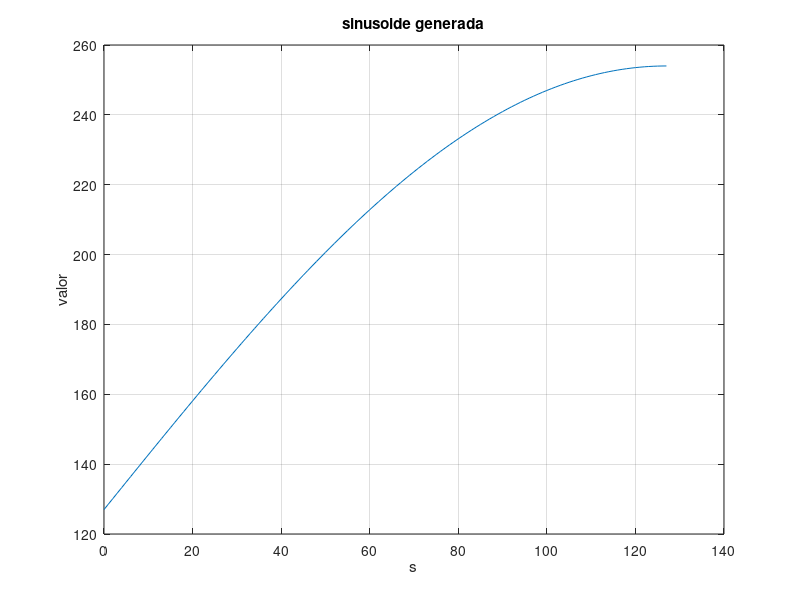

The MATLAB source for this figure: (Note: this script raises an error after producing the figure.)
disp(2^8-1)

%%

t = 0:1:127;
sinusoide = 254/2 + 254/2 * sin(2 * pi * 1/(127*4) * t);

plot(t, sinusoide);
xlabel('s');
ylabel('valor');
title('sinusoide generada');
grid on;

sinusoide_bits = int2bit(round(sinusoide), 8);

sinusoide_bits_string = string(sinusoide_bits);

para_vhdl = strjoin(join(sinusoide_bits_string, "", 1), ', \n');



%%

f = 100000000;
f_target = 739.98;
muestras = 256;

T = 1/f;
T_target = 1/(f_target*muestras);

% Cuantos ciclos de f por cada ciclo de f_target?
ciclos = T_target / T


%% Para el generador de sierra

f = 100000000;
f_target = 25000;
muestras = 254;

T = 1/f;
T_target = 1/(f_target*muestras);

% Cuantos ciclos de f por cada ciclo de f_target?
ciclos = T_target / T
